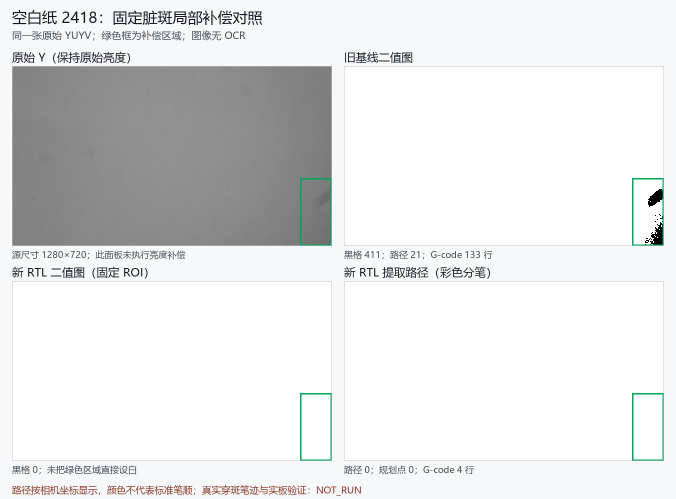
#> input picture hardware/secondary_doc_dirt_lowconf_factored_20261101/reports/factored_delivery_quality/BLANK2418_COMPARISON.png, 1352 x 998 px (shown at 1/2 size)
$ python -i handwriting_threshold_report.py   (imports and definitions only)
#> lines starting #> are read from the running program, lines starting #| are printed output that depends on the picture
#> further down, picture is the input picture: shape (998, 1352, 3); mean B, G, R 229.3, 228.8, 227.8
"""Deterministic integer threshold comparison for the 320x180 document path.

This is a development report, not a claim of camera or plotter performance.
It generates known black-ink masks, applies the same 4x4-center sampling
contract used by the frontend, and compares fixed, Otsu, and local-background
thresholds.  The current RTL remains fixed Y <= 112 until real handwriting and
blank-paper captures are available.
"""
from __future__ import annotations

import argparse
import json
from pathlib import Path

import cv2
import numpy as np


W, H = 320, 180
SEED = 20261024


# [36 lines left out: functions paper_background, draw_truth, not called in this run]


def otsu_integer(image: np.ndarray) -> int:
    hist = np.bincount(image.ravel(), minlength=256).astype(np.int64)
#> hist = 256 values, max 2042844 at index 255, min 0 at index 1, mean 15812.1
    total = int(image.size)
#> total = 4047888
    sum_total = int(np.dot(np.arange(256, dtype=np.int64), hist))
#> sum_total = 925389901
    w0 = 0
    sum0 = 0
    best_num = -1
    best_t = 0
    for t in range(256):
        w0 += int(hist[t])
        sum0 += t * int(hist[t])
        w1 = total - w0
        if w0 == 0 or w1 == 0:
            continue
        # Compare the unnormalized between-class variance to avoid division.
        d = sum0 * w1 - (sum_total - sum0) * w0
        score = d * d
        if score > best_num:
            best_num = score
            best_t = t
#> this loop made 256 passes
#> (w0, sum0, w1, d, score, best_num) on passes 1, 19, 20, 21, 22, 23, 24: (7967, 0, 4039921, -7372581341267, 54354955633598316717165289, 54354955633598316717165289), (10725, 49644, 4037163, -9723853336353, 94553323706903369351340609, 94553323706903369351340609), (10762, 50347, 4037126, -9755247097426, 95164845931838397935825476, 95164845931838397935825476), (13595, 107007, 4034293, -12147523352879, 147562323608740661957588641, 147562323608740661957588641), (13656, 108288, 4034232, -12198786792312, 148810399204285694222305344, 148810399204285694222305344), (13712, 109520, 4034176, -12245621628752, 149955249074558785313077504, 149955249074558785313077504), (13809, 111751, 4034079, -12326353611021, 151938993343930446172662441, 151938993343930446172662441)
#> (w0, sum0, w1, d, score) on passes 2 to 7: (7967, 0, 4039921, -7372581341267, 54354955633598316717165289), (7967, 0, 4039921, -7372581341267, 54354955633598316717165289), (7967, 0, 4039921, -7372581341267, 54354955633598316717165289), (7967, 0, 4039921, -7372581341267, 54354955633598316717165289), (7967, 0, 4039921, -7372581341267, 54354955633598316717165289), (7967, 0, 4039921, -7372581341267, 54354955633598316717165289)
#> after the loop, best_num = 96940953329873715677554558921; best_t = 228; sum0 = 925389901; w0 = 4047888
    return best_t


def masks(image: np.ndarray) -> dict[str, np.ndarray]:
    result: dict[str, np.ndarray] = {"fixed112": image <= 112}
    t = otsu_integer(image)
#> t = 228
    result["otsu"] = image <= t
    for radius in (5, 9, 15):
        local = cv2.blur(image, (radius, radius), borderType=cv2.BORDER_REFLECT)
        for c in (6, 10, 14):
            result[f"local{radius}_c{c}"] = image.astype(np.int16) < (local.astype(np.int16) - c)
#> this loop made 3 passes
#> pass 2, in masks, `local = cv2.blur(image, (radius, radius), borderType=cv2.BORDER_REFLECT)`:
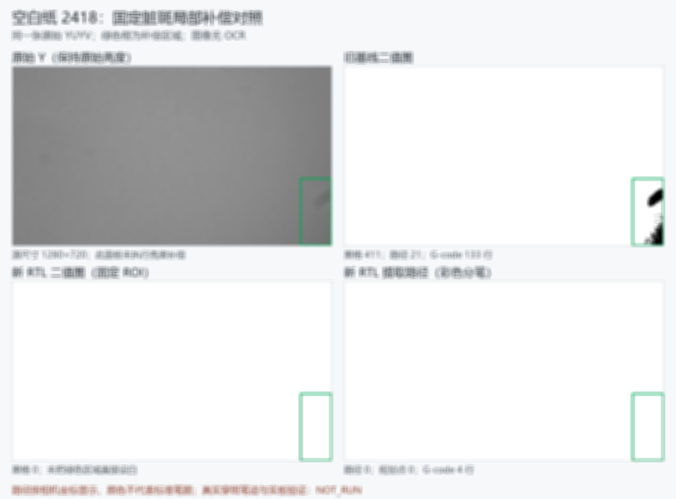
#> local: shape (998, 1352, 3) (shown at 1/2 size); mean B, G, R 229.3, 228.8, 227.8
#> after the loop, result = 11 items
    med = cv2.medianBlur(image, 3)
    hi = cv2.dilate(image, np.ones((3, 3), np.uint8))
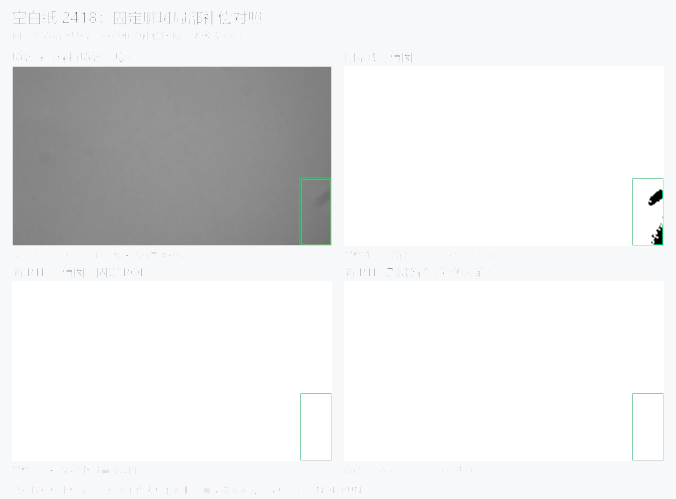
#> hi: shape (998, 1352, 3) (shown at 1/2 size); mean B, G, R 233.3, 232.8, 232
    lo = cv2.erode(image, np.ones((3, 3), np.uint8))
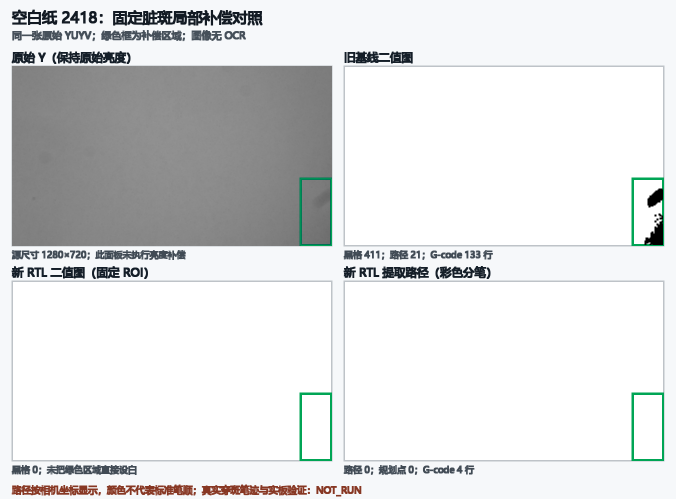
#> lo: shape (998, 1352, 3) (shown at 1/2 size); mean B, G, R 224, 223.6, 222.4
    flat = (hi.astype(np.int16) - lo.astype(np.int16)) <= 28
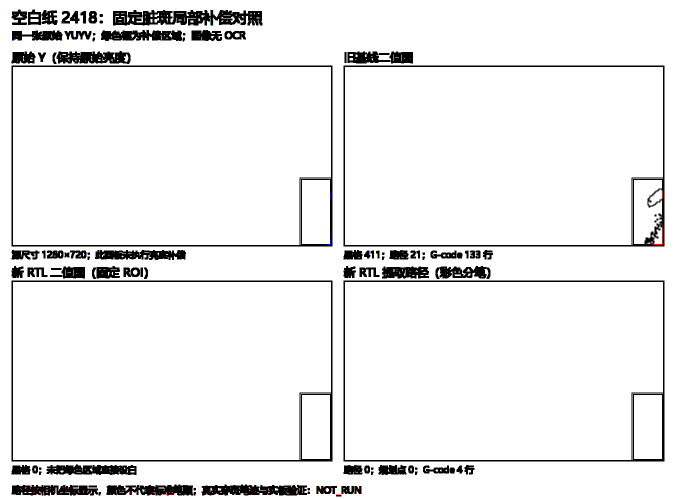
#> flat: shape (998, 1352, 3) bool (shown at 1/2 size); mean B, G, R 0.937, 0.937, 0.937
    edge_preserved = np.where(flat, med, image)
    local9 = cv2.blur(edge_preserved, (9, 9), borderType=cv2.BORDER_REFLECT)
    result["local9_c10_edge_median"] = edge_preserved.astype(np.int16) < (local9.astype(np.int16) - 10)
    return result


# [104 lines left out: functions metric, main, path_proxy, not called in this run]


# [2 lines not run here, left out]

>>> import cv2
>>> picture = cv2.imread('../reports/factored_delivery_quality/BLANK2418_COMPARISON.png')
>>> result = masks(picture)
#> result = 12 items

$ run again, on hardware/secondary_doc_dirt_lowconf_factored_20261101/reports/factored_delivery_quality/INK2358_COMPARISON.png
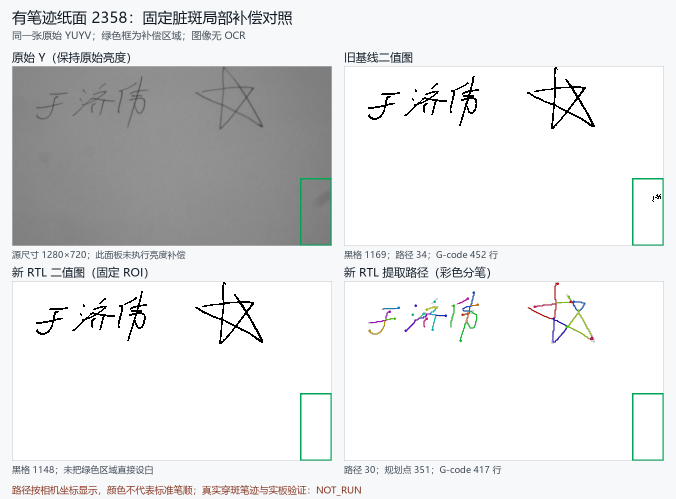
#> input picture hardware/secondary_doc_dirt_lowconf_factored_20261101/reports/factored_delivery_quality/INK2358_COMPARISON.png, 1352 x 998 px (shown at 1/2 size)
#> picture is the input picture: shape (998, 1352, 3); mean B, G, R 227.4, 226.9, 225.9
#> hist = 256 values, max 2004216 at index 255, min 0 at index 1, mean 15812.1
#> sum_total = 917790573
#> the loop in otsu_integer, `for t in range(256):` made 256 passes
#> (w0, sum0, w1, d, score, best_num) on passes 1, 19, 20, 21: (31652, 0, 4016236, -29049907216596, 843897109292836360057827216, 843897109292836360057827216), (34735, 55494, 4013153, -31654822056483, 1002027759427602625242329289, 1002027759427602625242329289), (34778, 56311, 4013110, -31690979926626, 1004318208709812072343743876, 1004318208709812072343743876), (37615, 113051, 4010273, -34065074617107, 1160429308669067622657049449, 1160429308669067622657049449)
#> after the loop in otsu_integer, `for t in range(256):`: best_num = 109635619098995965981154898576; best_t = 226; sum0 = 917790573; w0 = 4047888
#> t = 226
#> after the loop in masks, `for radius in (5, 9, 15):`: result = 11 items
#> in masks, `lo = cv2.erode(image, np.ones((3, 3), np.uint8))`:
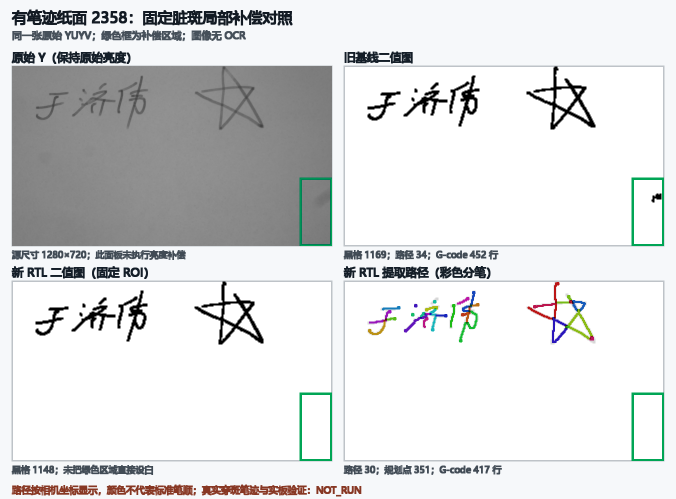
#> lo: shape (998, 1352, 3) (shown at 1/2 size); mean B, G, R 220.3, 219.9, 218.7
#> in masks, `flat = (hi.astype(np.int16) - lo.astype(np.int16)) <= 28`:
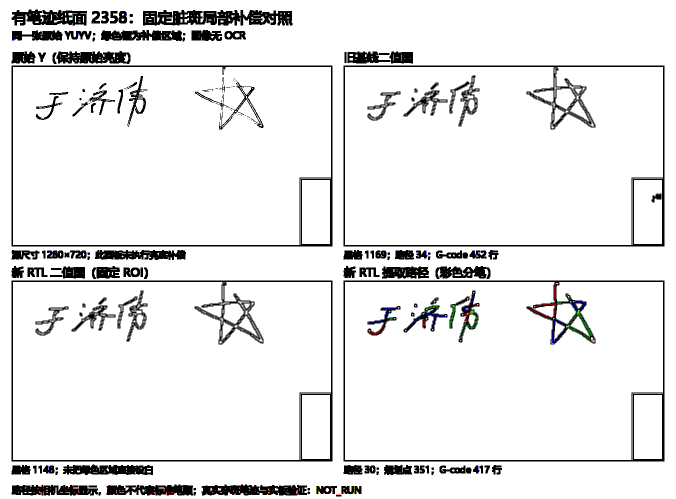
#> flat: shape (998, 1352, 3) bool (shown at 1/2 size); mean B, G, R 0.917, 0.917, 0.917
#> `result = masks(picture)`: result = 12 items
